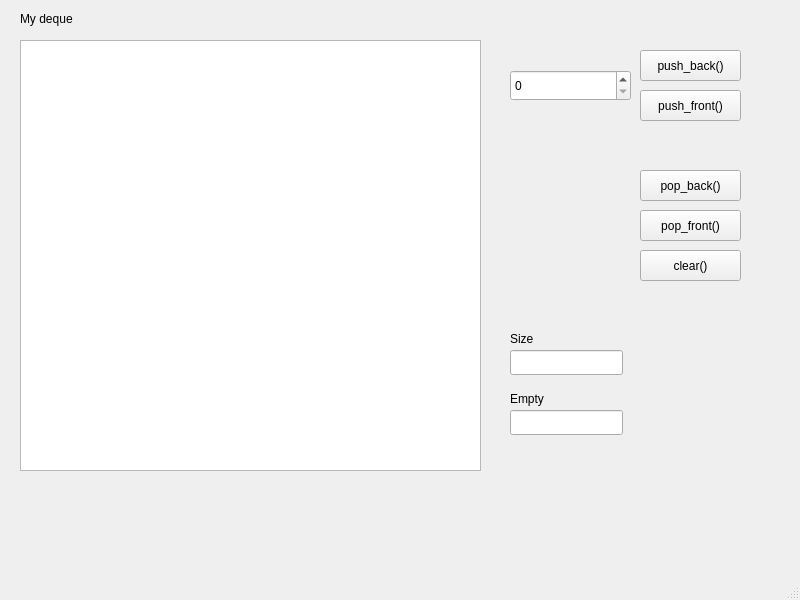
<?xml version="1.0" encoding="UTF-8"?>
<ui version="4.0">
 <class>MainWindow</class>
 <widget class="QMainWindow" name="MainWindow">
  <property name="geometry">
   <rect>
    <x>0</x>
    <y>0</y>
    <width>800</width>
    <height>600</height>
   </rect>
  </property>
  <property name="windowTitle">
   <string>MainWindow</string>
  </property>
  <widget class="QWidget" name="centralwidget">
   <widget class="QListWidget" name="listWidget">
    <property name="geometry">
     <rect>
      <x>20</x>
      <y>40</y>
      <width>461</width>
      <height>431</height>
     </rect>
    </property>
   </widget>
   <widget class="QSpinBox" name="spinBox">
    <property name="geometry">
     <rect>
      <x>510</x>
      <y>70</y>
      <width>121</width>
      <height>31</height>
     </rect>
    </property>
   </widget>
   <widget class="QPushButton" name="push_backButton">
    <property name="geometry">
     <rect>
      <x>640</x>
      <y>50</y>
      <width>101</width>
      <height>31</height>
     </rect>
    </property>
    <property name="text">
     <string>push_back()</string>
    </property>
   </widget>
   <widget class="QPushButton" name="push_frontButton">
    <property name="geometry">
     <rect>
      <x>640</x>
      <y>90</y>
      <width>101</width>
      <height>31</height>
     </rect>
    </property>
    <property name="text">
     <string>push_front()</string>
    </property>
   </widget>
   <widget class="QPushButton" name="pop_frontButton">
    <property name="geometry">
     <rect>
      <x>640</x>
      <y>210</y>
      <width>101</width>
      <height>31</height>
     </rect>
    </property>
    <property name="text">
     <string>pop_front()</string>
    </property>
   </widget>
   <widget class="QPushButton" name="pop_backButton">
    <property name="geometry">
     <rect>
      <x>640</x>
      <y>170</y>
      <width>101</width>
      <height>31</height>
     </rect>
    </property>
    <property name="text">
     <string>pop_back()</string>
    </property>
   </widget>
   <widget class="QLabel" name="label">
    <property name="geometry">
     <rect>
      <x>510</x>
      <y>330</y>
      <width>66</width>
      <height>17</height>
     </rect>
    </property>
    <property name="text">
     <string>Size</string>
    </property>
   </widget>
   <widget class="QLabel" name="label_2">
    <property name="geometry">
     <rect>
      <x>510</x>
      <y>390</y>
      <width>66</width>
      <height>17</height>
     </rect>
    </property>
    <property name="text">
     <string>Empty</string>
    </property>
   </widget>
   <widget class="QLineEdit" name="lineSize">
    <property name="geometry">
     <rect>
      <x>510</x>
      <y>350</y>
      <width>113</width>
      <height>25</height>
     </rect>
    </property>
    <property name="readOnly">
     <bool>true</bool>
    </property>
   </widget>
   <widget class="QLineEdit" name="lineEmpty">
    <property name="geometry">
     <rect>
      <x>510</x>
      <y>410</y>
      <width>113</width>
      <height>25</height>
     </rect>
    </property>
    <property name="readOnly">
     <bool>true</bool>
    </property>
   </widget>
   <widget class="QPushButton" name="clearButton">
    <property name="geometry">
     <rect>
      <x>640</x>
      <y>250</y>
      <width>101</width>
      <height>31</height>
     </rect>
    </property>
    <property name="text">
     <string>clear()</string>
    </property>
   </widget>
   <widget class="QLabel" name="label_3">
    <property name="geometry">
     <rect>
      <x>20</x>
      <y>10</y>
      <width>66</width>
      <height>17</height>
     </rect>
    </property>
    <property name="text">
     <string>My deque</string>
    </property>
   </widget>
  </widget>
  <widget class="QMenuBar" name="menubar">
   <property name="geometry">
    <rect>
     <x>0</x>
     <y>0</y>
     <width>800</width>
     <height>22</height>
    </rect>
   </property>
  </widget>
  <widget class="QStatusBar" name="statusbar"/>
 </widget>
 <resources/>
 <connections/>
</ui>
